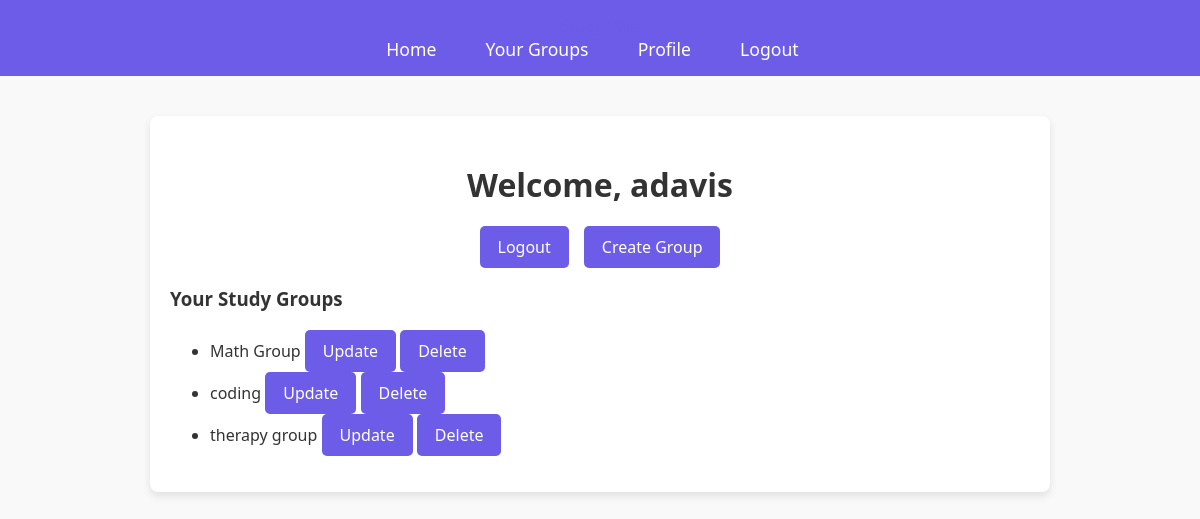
The page /dashboard/ (signed in) on the database its author committed.
### app/models.py (models this page shows, shortened)
class StudyGroup(models.Model):
    name = models.CharField(max_length=200)
    description = models.TextField()
    created_by = models.ForeignKey(User, on_delete=models.CASCADE, default=1)
    created_at = models.DateTimeField(default=timezone.now)
    members = models.ManyToManyField(User, related_name='joined_groups', blank=True)
    class Meta:
        permissions = [
            ('can_create_group', 'Can create a study group'),
            ('can_update_group', 'Can update a study group'),
            ('can_delete_group', 'Can delete a study group'),
        ]

### app/views.py (the view)
# urls.py: path('dashboard/', views.dashboard, name='dashboard'),
@login_required
def dashboard(request):
    study_groups = StudyGroup.objects.all()
    return render(request, 'dashboard.html', {'study_groups': study_groups})

### app/templates/dashboard.html
{% extends 'base.html' %}
{% load static %}
{% block content %}
    <div class="main-container">
        <div class="container">
            <h2>Welcome, {{ user.username }}</h2>
            <div class="button-container">
                <a href="{% url 'logout' %}" class="btn">Logout</a>
                {% if user.username == 'adavis' %}
                    <a href="{% url 'create_study_group' %}" class="btn">Create Group</a>
                {% endif %}
            </div>
            <h3>Your Study Groups</h3>
            <ul>
                {% for group in study_groups %}
                    <li>
                        {{ group.name }}
                        {% if user.username == 'adavis' %}
                            <a href="{% url 'update_study_group' group.pk %}" class="btn">Update</a>
                            <a href="{% url 'delete_study_group' group.pk %}" class="btn">Delete</a>
                        {% endif %}
                    </li>
                {% endfor %}
            </ul>
        </div>
    </div>
{% endblock %}

### app/static/base.css (style rules this page uses)
body { font-family: 'Segoe UI', Tahoma, Geneva, Verdana, sans-serif; margin: 0; padding: 0; background-color: #f9f9f9; color: #333; }
a { color: #6C5CE7; text-decoration: none; transition: color 0.3s; }
h1, h2, h3, h4 { color: #333; }
.container { background-color: white; border-radius: 8px; padding: 20px; box-shadow: 0 4px 8px rgba(0, 0, 0, 0.1); margin-bottom: 20px; }
.container h2 { text-align: center; margin-bottom: 20px; font-size: 2rem; }
button, .btn { padding: 10px 18px; background-color: #6C5CE7; color: white; border: none; border-radius: 5px; cursor: pointer; font-size: 1rem; transition: background-color 0.3s ease; display: inline-block; text-align: center; }
.button-container { display: flex; gap: 15px; margin-top: 20px; justify-content: center; }
.button-container .btn { width: auto; max-width: 180px; white-space: nowrap; font-size: 1rem; text-align: center; }

### rows shown on the page
StudyGroup: name "Math Group"
StudyGroup: name "coding"
StudyGroup: name "therapy group"

### other values the page prints
{{ user.username }} "adavis"
